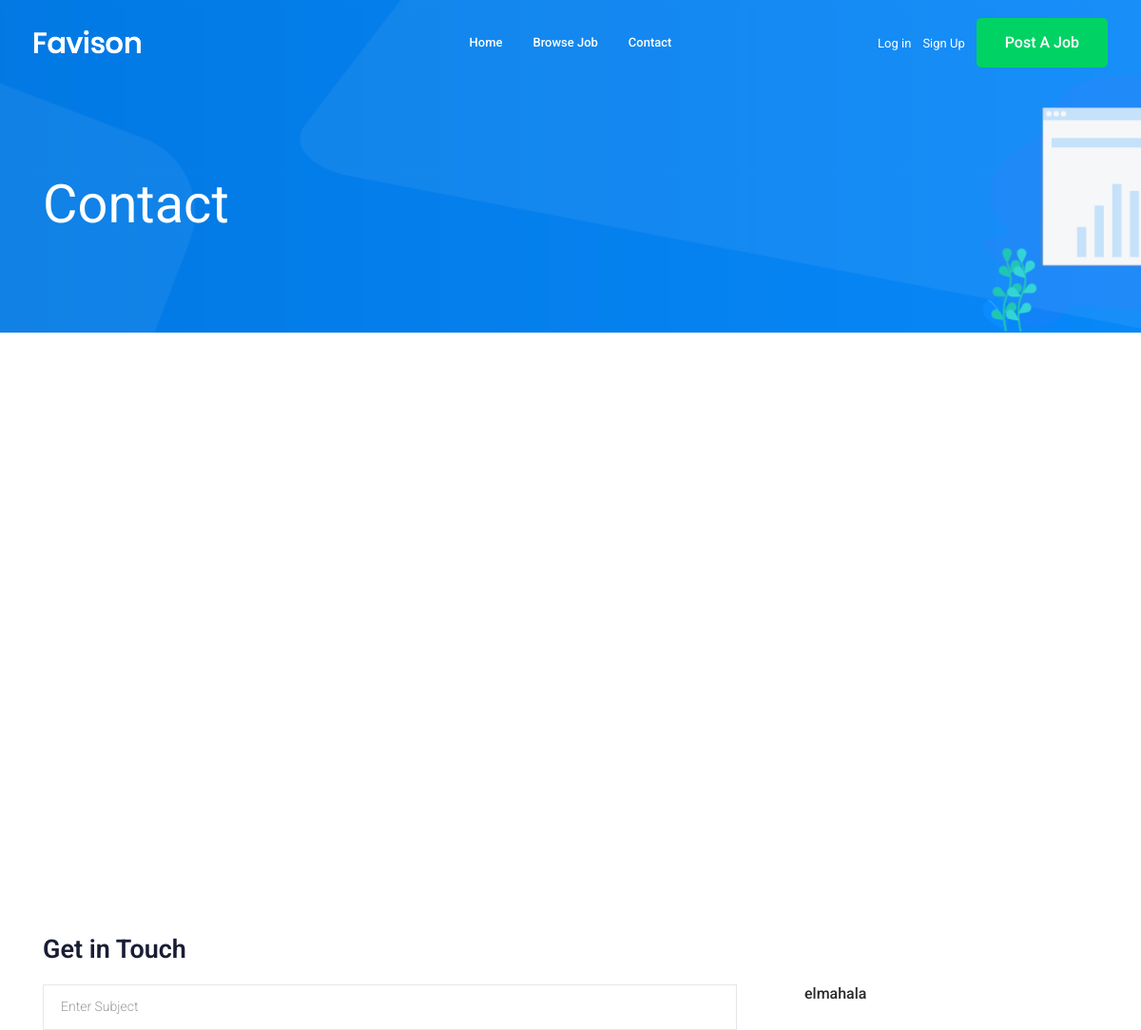
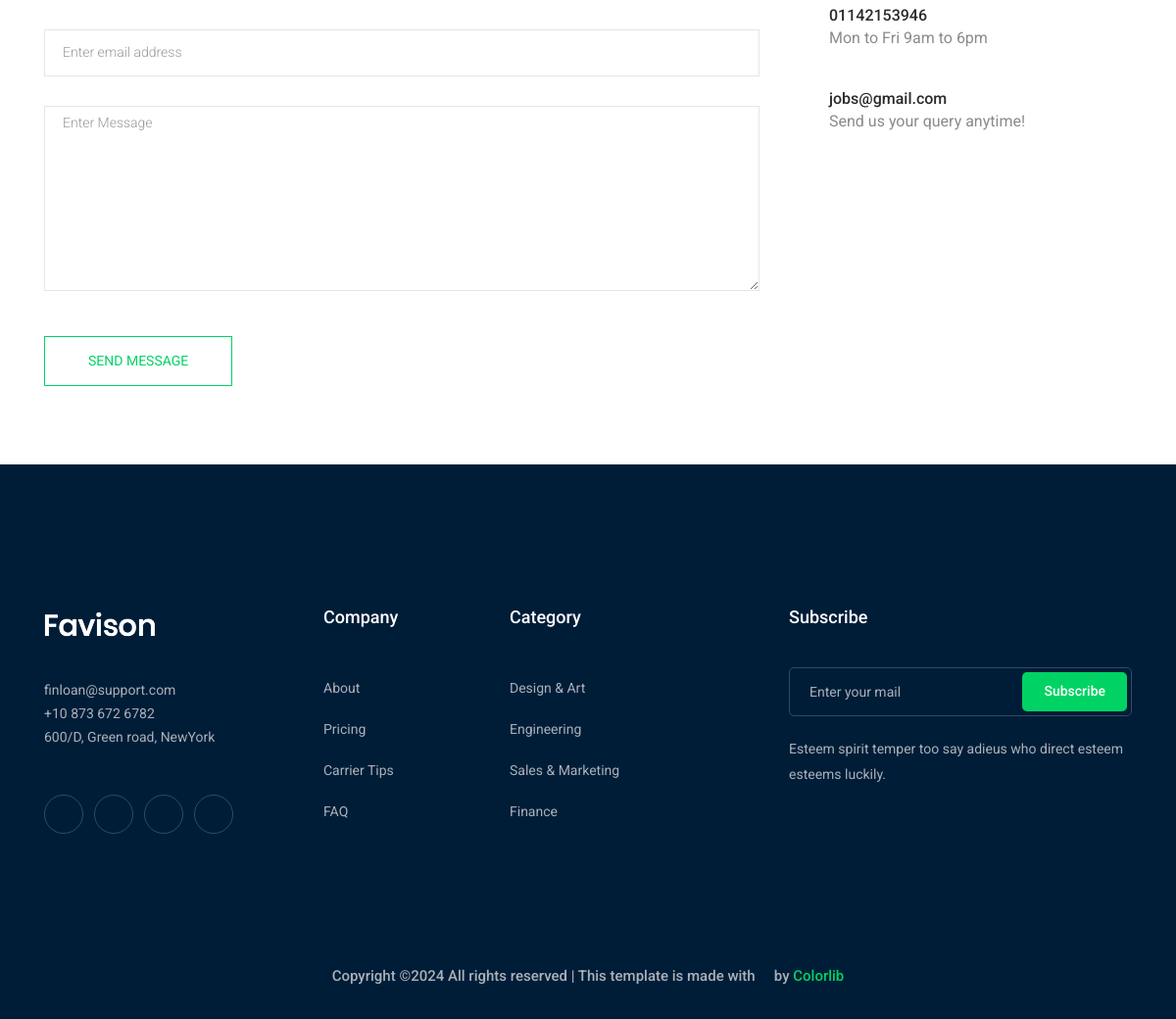
The app's page /contact with its own data (2 pictures, top to bottom).
### contact/models.py (models this page shows, shortened)
class Info(models.Model):
    place=models.CharField(max_length=200)
    phone_number=models.CharField(max_length=15)
    email=models.EmailField(max_length=400)

### contact/views.py (the view, shortened to what this page needs)
# urls.py: path('',views.contact_us,name='contact')
def contact_us(request):
    info=Info.objects.first()
    return render(request,'contact/contact.html',{'info':info})

### contact/templates/contact/contact.html (shortened to what this page needs)
{% extends 'base.html' %}
{% block body %}
    <div class="bradcam_area bradcam_bg_1">
        <div class="container">
            <div class="row">
                <div class="col-xl-12">
                    <div class="bradcam_text">
                        <h3>contact</h3>
                    </div>
                </div>
            </div>
        </div>
    </div>
  <section class="contact-section section_padding">
    <div class="container">
      <div class="d-none d-sm-block mb-5 pb-4">
        <div id="map" style="height: 480px;"></div>
      </div>
      <div class="row">
        <div class="col-12">
          <h2 class="contact-title">Get in Touch</h2>
        </div>
        <div class="col-lg-8">
          <form class="form-contact contact_form"  method="post" >
            <div class="row">
              <div class="col-12">
                <div class="form-group">
                   <input class="form-control" name="subject" id="subject" type="text" onfocus="this.placeholder = ''" onblur="this.placeholder = 'Enter Subject'" placeholder = 'Enter Subject'>
                </div>
              </div>
              <div class="col-sm-12">
                <div class="form-group">
                  <input class="form-control" name="email" id="email" type="email" onfocus="this.placeholder = ''" onblur="this.placeholder = 'Enter email address'" placeholder = 'Enter email address'>
                </div>
              </div>
              <div class="col-12">
                <div class="form-group">
                     <textarea class="form-control w-100" name="message" id="message" cols="30" rows="9" onfocus="this.placeholder = ''" onblur="this.placeholder = 'Enter Message'" placeholder = 'Enter Message'></textarea>
                </div>
              </div>
            </div>
            <div class="form-group mt-3">
              <button type="submit" class="button button-contactForm btn_4 boxed-btn">Send Message</button>
            </div>
          </form>
        </div>
        <div class="col-lg-4">
          <div class="media contact-info">
            <span class="contact-info__icon"><i class="ti-home"></i></span>
            <div class="media-body">
              <h3>{{info.place}}</h3>
            </div>
          </div>
          <div class="media contact-info">
            <span class="contact-info__icon"><i class="ti-tablet"></i></span>
            <div class="media-body">
              <h3>{{info.phone_number}}</h3>
              <p>Mon to Fri 9am to 6pm</p>
            </div>
          </div>
          <div class="media contact-info">
            <span class="contact-info__icon"><i class="ti-email"></i></span>
            <div class="media-body">
              <h3>{{info.email}}</h3>
              <p>Send us your query anytime!</p>
            </div>
          </div>
        </div>
      </div>
    </div>
  </section>
{% endblock body %}

### records on screen
Info: place "elmahala", phone_number "01142153946", email "jobs@gmail.com"
